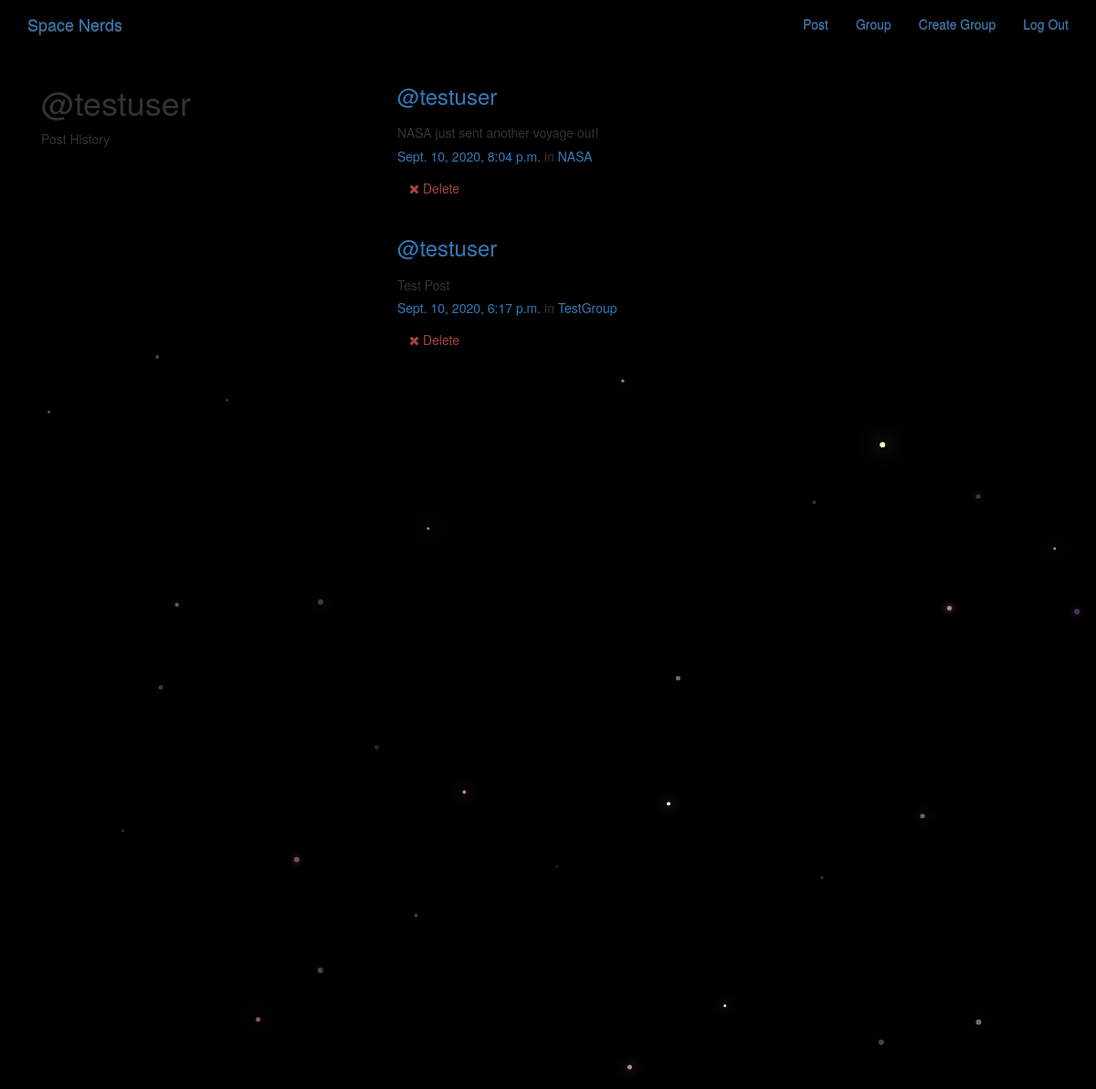
The app's page /posts/by/testuser/ (signed in) with its own data.
### posts/models.py (models this page shows, shortened)
class Post(models.Model):
    user = models.ForeignKey(User, related_name='posts', on_delete = models.CASCADE)
    created_at = models.DateTimeField(auto_now=True)
    message = models.TextField()
    message_html = models.TextField(editable=False)
    group = models.ForeignKey(Group, related_name='posts', null=True, blank=True, on_delete = models.CASCADE)
    class Meta:
        ordering = ['-created_at']
        unique_together = ['user', 'message']

### groups/models.py (models this page shows, shortened)
class Group(models.Model):
    name = models.CharField(max_length=255, unique=True)
    slug = models.SlugField(allow_unicode=True, unique=True)
    description = models.TextField(blank=True, default='')
    description_html = models.TextField(editable=False, default='', blank=True)
    members = models.ManyToManyField(User, through='GroupMember')
    class Meta:
        ordering = ['name']

### posts/views.py (the view)
# urls.py: path("by/<username>/",views.UserPosts.as_view(),name="for_user"),
class UserPosts(generic.ListView):
    model = models.Post
    template_name = "posts/user_post_list.html"
    def get_queryset(self):
        try:
            self.post_user = User.objects.prefetch_related("posts").get(
                username__iexact=self.kwargs.get("username")
            )
        except User.DoesNotExist:
            raise Http404
        else:
            return self.post_user.posts.all()
    def get_context_data(self, **kwargs):
        context = super().get_context_data(**kwargs)
        context["post_user"] = self.post_user
        return context

### posts/templates/posts/user_post_list.html
{% extends "posts/post_base.html" %}
{% block prepost %}
<div class="col-md-4">
	<h1>@{{ post_user.username }}</h1>
	<p>Post History</p>
</div>
{% endblock %}
{% block post_content %}
<div class="col-md-8">
	{% for post in post_list %}
		{% include "posts/_post.html" %}
	{% endfor %}
</div>
{% endblock %}

### posts/templates/posts/_post.html
<div class="media">
	<h3 class="mr-5"><a href="{% url 'posts:for_user' username=post.user.username %}">@{{ post.user.username }}</a></h3>
	<div class="media-body">
		<h5>{{ post.message_html|safe }}
			<time class="time"><a href="{% url 'posts:single' username=post.user.username pk=post.pk %}">{{ post.created_at }}</a></time>
			{% if post.group %}
			<span class="group-name">in <a href="{% url 'groups:single' slug=post.group.slug %}">{{ post.group.name }}</a></span>
			{% endif %}
		</h5>
		<div class="media-footer">
			{% if user.is_authenticated and post.user == user and not hide_delete %}
				<a href="{% url 'posts:delete' pk=post.pk %}" title="delete" class="btn btn-simple">
					<span class="fa fa-remove text-danger" aria-hidden="true"></span>
					<span class="text-danger icon-label">Delete</span>
				</a>
			{% endif %}
		</div>
	</div>
</div>

### static/SpaceNerds/css/master.css (style rules this page uses)
body { height: 100%; width: 100%; overflow: hidden; background: black; margin: 0; }

### records on screen
Post: user.username "testuser", message_html "NASA just sent another voyage out!", created_at "Sept. 10, 2020, 8:04 p.m.", group.name "NASA", shows "Delete"
Post: user.username "testuser", message_html "Test Post", created_at "Sept. 10, 2020, 6:17 p.m.", group.name "TestGroup", shows "Delete"

### other values on screen
{{ post_user.username }} "testuser"
